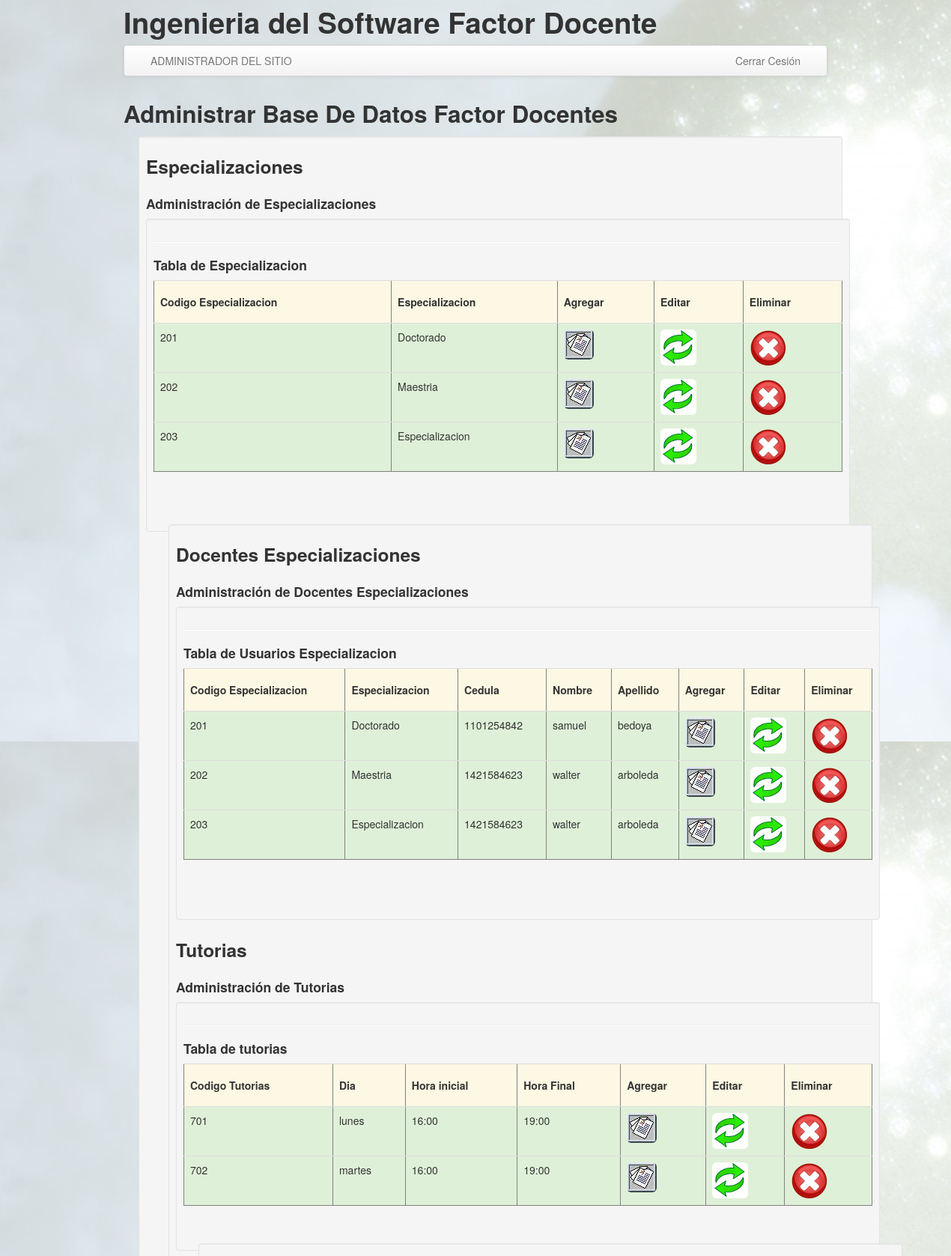
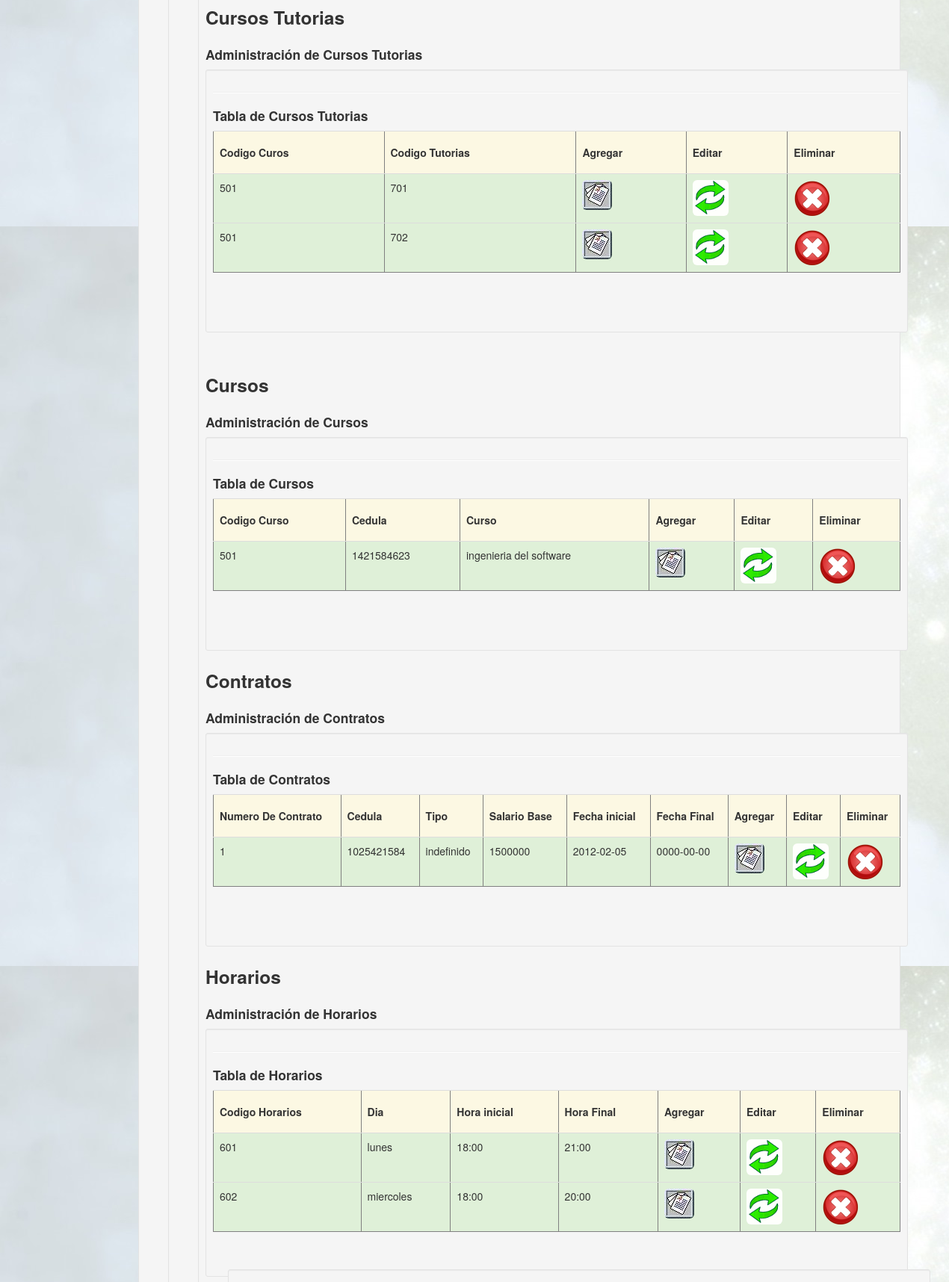
/adminenlaces.php (upper part), run on the app's committed database (2 pictures, top to bottom).
### tables this page shows
create table especializaciones
(codespecializacion int primary key,
especializacion varchar(30));

create table usuesp
(codespecializacion int,
cedula bigint,
primary key (codespecializacion,cedula),
foreign key (codespecializacion) references especializaciones(codespecializacion),
foreign key (cedula) references usuarios(cedula)
ON DELETE CASCADE ON UPDATE CASCADE
);

create table usuarios
(cedula bigint primary key,
contraseña varchar(20),
nombre1 varchar(10),
nombre2 varchar(10),
apellido1 varchar(10),
apellido2 varchar(10),
direccion varchar(30),
celular varchar(10),
fijo varchar(7));

create table tutorias
(codtutoria int primary key,
dia varchar(10),
horainicial varchar(20),
horafinal varchar(20));

create table curtu
(codcurso int,
codtutoria int,
primary key (codcurso,codtutoria),
foreign key (codtutoria) references tutorias(codtutoria),
foreign key (codcurso) references cursos(codcurso)
ON DELETE CASCADE ON UPDATE CASCADE
);

create table cursos
(codcurso int ,
cedula bigint,
curso varchar(50),
primary key (codcurso, cedula),
foreign key (cedula) references usuarios(cedula)
ON DELETE CASCADE ON UPDATE CASCADE
);

create table contratos
(numcontrato int,
cedula bigint,
tipo varchar (20),
salariobase bigint,
fechainicial date,
fechafinal date,
primary key (numcontrato,cedula),
foreign key (cedula) references usuarios(cedula)
ON DELETE CASCADE ON UPDATE CASCADE
);

create table horarios
(codhorario int primary key,
dia varchar(10),
horainicial varchar(20),
horafinal varchar(20));

### adminenlaces.php (the view, shortened to what this page needs)
<!DOCTYPE html>
<html lang="en">
  <head>
    <link href="bootstrap/css/bootstrap.min.css" rel="stylesheet"/>
  </head>
<body data-offset="40" background="images/fondotot.jpg" style="background-attachment: fixed">
<div class="container">
<header class="header">
<div class="row">
	<?php
	include("include/cabecera.php");
	?>
</div>
</header>
<div class="navbar">
  <div class="navbar-inner">
	<div class="container">
	  <div class="nav-collapse">
		<ul class="nav">
			<li class=""><a href="admin.php">ADMINISTRADOR DEL SITIO</a></li>
		</ul>
		<ul class="nav pull-right">
                    <li><a href="Login.php"> Cerrar Cesión </a></li>
		</ul>
	  </div>
	</div>
  </div>
</div>
<div class="row">
	<div class="span12">
		<div class="caption">
		<h2> Administrar Base De Datos Factor Docentes</h2>
					<div class="span12">
				<div class="well well-small">
					<h3>Especializaciones</h3>
					<div class="row">
	<div class="span12">
		<div class="caption">
		<h4> Administración de Especializaciones</h4>
		<div class="well well-small">
		<hr class="soft"/>
		<h4>Tabla de Especializacion</h4>
		<div class="row-fluid">
			<?php
				require("connect_db.php");
				$sql=("SELECT * FROM especializaciones");
				$query=mysqli_query($mysqli,$sql);
				echo "<table border='1'; class='table table-hover';>";
					echo "<tr class='warning'>";
						echo "<td><h5>Codigo Especializacion</h5></td>";
						echo "<td><h5>Especializacion</h5></td>";
                                                echo "<td><h5>Agregar</h5></td>";
                                                echo "<td><h5>Editar</h5></td>";
                                                echo "<td><h5>Eliminar</h5></td>";
					echo "</tr>";
			?>
			<?php
				 while($arreglo=mysqli_fetch_array($query)){
				  	echo "<tr class='success'>";
				    	echo "<td>$arreglo[0]</td>";
				    	echo "<td>$arreglo[1]</td>";
                                        echo "<td><a href='Agregar/AgregarEspecializaciones.php?id=$arreglo[0]'><img src='images/a15.jpg' class='img-rounded'></td>";
                                        echo "<td><a href='actualizar.php?id=$arreglo[0]'><img src='images/actualizar.gif' class='img-rounded'></td>";
						echo "<td><a href='admin.php?id=$arreglo[0]&idborrar=2'><img src='images/eliminar.png' class='img-rounded'/></a></td>";
					echo "</tr>";
				}
				echo "</table>";
			?>
			<div class="span8">
		</div>
		</div>
		<br/>
                <div class="span12">
				<div class="well well-small">
					<h3>Docentes Especializaciones</h3>
					<div class="row">
	<div class="span12">
		<div class="caption">
		<h4> Administración de Docentes Especializaciones</h4>
		<div class="well well-small">
		<hr class="soft"/>
		<h4>Tabla de Usuarios Especializacion</h4>
		<div class="row-fluid">
			<?php
				require("connect_db.php");
				$sql=("select e.codespecializacion,i.especializacion,e.cedula,j.nombre1,j.apellido1 from usuesp e , usuarios j, especializaciones i where
e.cedula=j.cedula and e.codespecializacion=i.codespecializacion ");
				$query=mysqli_query($mysqli,$sql);
				echo "<table border='1'; class='table table-hover';>";
					echo "<tr class='warning'>";
						echo "<td><h5>Codigo Especializacion</h5></td>";
                                                echo "<td><h5>Especializacion</h5></td>";
						echo "<td><h5>Cedula</h5></td>";
                                                echo "<td><h5>Nombre</h5></td>";
                                                echo "<td><h5>Apellido</h5></td>";
                                                echo "<td><h5>Agregar</h5></td>";
                                                echo "<td><h5>Editar</h5></td>";
                                                echo "<td><h5>Eliminar</h5></td>";
					echo "</tr>";
			?>
			<?php
				 while($arreglo=mysqli_fetch_array($query)){
				  	echo "<tr class='success'>";
				    	echo "<td>$arreglo[0]</td>";
				    	echo "<td>$arreglo[1]</td>";
                                        echo "<td>$arreglo[2]</td>";
                                        echo "<td>$arreglo[3]</td>";
                                        echo "<td>$arreglo[4]</td>";
                                        echo "<td><a href='Agregar/AgregarEspecializaciones.php?id=$arreglo[0]'><img src='images/a15.jpg' class='img-rounded'></td>";
                                        echo "<td><a href='actualizar.php?id=$arreglo[0]'><img src='images/actualizar.gif' class='img-rounded'></td>";
						echo "<td><a href='admin.php?id=$arreglo[0]&idborrar=2'><img src='images/eliminar.png' class='img-rounded'/></a></td>";
					echo "</tr>";
				}
				echo "</table>";
			?>
			<div class="span8">
		</div>
		</div>
		<br/>
		</div>
		<h3>Tutorias</h3>
		<div class="row">
		<div class="span12">
		<div class="caption">
		<h4> Administración de Tutorias</h4>
		<div class="well well-small">
		<hr class="soft"/>
		<h4>Tabla de tutorias</h4>
		<div class="row-fluid">
		<?php
				require("connect_db.php");
				$sql=("SELECT * FROM tutorias");
				$query=mysqli_query($mysqli,$sql);
				echo "<table border='1'; class='table table-hover';>";
					echo "<tr class='warning'>";
						echo "<td><h5>Codigo Tutorias</h5></td>";
						echo "<td><h5>Dia</h5></td>";
                                                echo "<td><h5>Hora inicial</h5></td>";
                                                echo "<td><h5>Hora Final</h5></td>";
                                                echo "<td><h5>Agregar</h5></td>";
                                                echo "<td><h5>Editar</h5></td>";
                                                echo "<td><h5>Eliminar</h5></td>";
						echo "</tr>";
                                    ?>
			<?php
				 while($arreglo=mysqli_fetch_array($query)){
				  	echo "<tr class='success'>";
				    	echo "<td>$arreglo[0]</td>";
				    	echo "<td>$arreglo[1]</td>";
                                        echo "<td>$arreglo[2]</td>";
                                        echo "<td>$arreglo[3]</td>";
                                        echo "<td><a href='Agregar/AgregarEspecializaciones.php?id=$arreglo[0]'><img src='images/a15.jpg' class='img-rounded'></td>";
				    	 echo "<td><a href='actualizar.php?id=$arreglo[0]'><img src='images/actualizar.gif' class='img-rounded'></td>";
						echo "<td><a href='admin.php?id=$arreglo[0]&idborrar=2'><img src='images/eliminar.png' class='img-rounded'/></a></td>";
					echo "</tr>";
				}
				echo "</table>";
			?>
		<div class="span8">
		</div>
		</div>
                  <div class="span12">
				<div class="well well-small">
					<h3>Cursos Tutorias</h3>
					<div class="row">
	<div class="span12">
		<div class="caption">
		<h4> Administración de Cursos Tutorias</h4>
		<div class="well well-small">
		<hr class="soft"/>
		<h4>Tabla de Cursos Tutorias</h4>
		<div class="row-fluid">
			<?php
				require("connect_db.php");
				$sql=("SELECT codcurso,codtutoria FROM curtu ");
				$query=mysqli_query($mysqli,$sql);
				echo "<table border='1'; class='table table-hover';>";
					echo "<tr class='warning'>";
						echo "<td><h5>Codigo Curos</h5></td>";
						echo "<td><h5>Codigo Tutorias</h5></td>";
                                                echo "<td><h5>Agregar</h5></td>";
                                                echo "<td><h5>Editar</h5></td>";
                                                echo "<td><h5>Eliminar</h5></td>";
					echo "</tr>";
			?>
			<?php
				 while($arreglo=mysqli_fetch_array($query)){
				  	echo "<tr class='success'>";
				    	echo "<td>$arreglo[0]</td>";
				    	echo "<td>$arreglo[1]</td>";
                                        echo "<td><a href='Agregar/AgregarEspecializaciones.php?id=$arreglo[0]'><img src='images/a15.jpg' class='img-rounded'></td>";
                                        echo "<td><a href='actualizar.php?id=$arreglo[0]'><img src='images/actualizar.gif' class='img-rounded'></td>";
						echo "<td><a href='admin.php?id=$arreglo[0]&idborrar=2'><img src='images/eliminar.png' class='img-rounded'/></a></td>";
					echo "</tr>";
				}
				echo "</table>";
			?>
			<div class="span8">
		</div>
		</div>
		<br/>
		</div>
		<br/>
		</div>
					<h3>Cursos</h3>
						<div class="row">
		<div class="span12">
		<div class="caption">
		<h4> Administración de Cursos</h4>
		<div class="well well-small">
		<hr class="soft"/>
		<h4>Tabla de Cursos</h4>
		<div class="row-fluid">
		<?php
				require("connect_db.php");
				$sql=("SELECT * FROM cursos");
				$query=mysqli_query($mysqli,$sql);
				echo "<table border='1'; class='table table-hover';>";
					echo "<tr class='warning'>";
						echo "<td><h5>Codigo Curso</h5></td>";
						echo "<td><h5>Cedula</h5></td>";
                                                echo "<td><h5>Curso</h5></td>";
                                               echo "<td><h5>Agregar</h5></td>";
                                                echo "<td><h5>Editar</h5></td>";
                                                echo "<td><h5>Eliminar</h5></td>";
                                                echo "</tr>";
                                    ?>
			<?php
				 while($arreglo=mysqli_fetch_array($query)){
				  	echo "<tr class='success'>";
				    	echo "<td>$arreglo[0]</td>";
				    	echo "<td>$arreglo[1]</td>";
                                        echo "<td>$arreglo[2]</td>";
                                        echo "<td><a href='Agregar/AgregarEspecializaciones.php?id=$arreglo[0]'><img src='images/a15.jpg' class='img-rounded'></td>";
                                        echo "<td><a href='actualizar.php?id=$arreglo[0]'><img src='images/actualizar.gif' class='img-rounded'></td>";
						echo "<td><a href='admin.php?id=$arreglo[0]&idborrar=2'><img src='images/eliminar.png' class='img-rounded'/></a></td>";
					echo "</tr>";
				}
				echo "</table>";
			?>
		<div class="span8">
		</div>
		</div>
		<br/>
		</div>
					<h3>Contratos</h3>
						<div class="row">
		<div class="span12">
		<div class="caption">
		<h4> Administración de Contratos</h4>
		<div class="well well-small">
		<hr class="soft"/>
		<h4>Tabla de Contratos</h4>
		<div class="row-fluid">
		<?php
				require("connect_db.php");
				$sql=("SELECT * FROM contratos");
				$query=mysqli_query($mysqli,$sql);
				echo "<table border='1'; class='table table-hover';>";
					echo "<tr class='warning'>";
						echo "<td><h5>Numero De Contrato</h5></td>";
						echo "<td><h5>Cedula</h5></td>";
                                                echo "<td><h5>Tipo</h5></td>";
                                                echo "<td><h5>Salario Base</h5></td>";
                                                echo "<td><h5>Fecha inicial</h5></td>";
                                                echo "<td><h5>Fecha Final</h5></td>";
                                                echo "<td><h5>Agregar</h5></td>";
                                                echo "<td><h5>Editar</h5></td>";
                                                echo "<td><h5>Eliminar</h5></td>";
						echo "</tr>";
                                    ?>
			<?php
				 while($arreglo=mysqli_fetch_array($query)){
				  	echo "<tr class='success'>";
				    	echo "<td>$arreglo[0]</td>";
				    	echo "<td>$arreglo[1]</td>";
                                        echo "<td>$arreglo[2]</td>";
                                        echo "<td>$arreglo[3]</td>";
                                        echo "<td>$arreglo[4]</td>";
                                        echo "<td>$arreglo[5]</td>";
                                        echo "<td><a href='Agregar/AgregarEspecializaciones.php?id=$arreglo[0]'><img src='images/a15.jpg' class='img-rounded'></td>";
                                          echo "<td><a href='actualizar.php?id=$arreglo[0]'><img src='images/actualizar.gif' class='img-rounded'></td>";
						echo "<td><a href='admin.php?id=$arreglo[0]&idborrar=2'><img src='images/eliminar.png' class='img-rounded'/></a></td>";
					echo "</tr>";
				}
				echo "</table>";
			?>
		<div class="span8">
		</div>
		</div>
		<br/>
		</div>
					<h3>Horarios</h3>
					<div class="row">
		<div class="span12">
		<div class="caption">
		<h4> Administración de Horarios</h4>
		<div class="well well-small">
		<hr class="soft"/>
		<h4>Tabla de Horarios</h4>
		<div class="row-fluid">
		<?php
				require("connect_db.php");
				$sql=("SELECT * FROM horarios");
				$query=mysqli_query($mysqli,$sql);
				echo "<table border='1'; class='table table-hover';>";
					echo "<tr class='warning'>";
						echo "<td><h5>Codigo Horarios</h5></td>";
						echo "<td><h5>Dia</h5></td>";
                                                echo "<td><h5>Hora inicial</h5></td>";
                                                echo "<td><h5>Hora Final</h5></td>";
                                               echo "<td><h5>Agregar</h5></td>";
                                                echo "<td><h5>Editar</h5></td>";
                                                echo "<td><h5>Eliminar</h5></td>";
						echo "</tr>";
                                    ?>
			<?php
				 while($arreglo=mysqli_fetch_array($query)){
				  	echo "<tr class='success'>";
				    	echo "<td>$arreglo[0]</td>";
				    	echo "<td>$arreglo[1]</td>";
                                        echo "<td>$arreglo[2]</td>";
                                        echo "<td>$arreglo[3]</td>";
                                        echo "<td><a href='Agregar/AgregarEspecializaciones.php?id=$arreglo[0]'><img src='images/a15.jpg' class='img-rounded'></td>";
                                          echo "<td><a href='actualizar.php?id=$arreglo[0]'><img src='images/actualizar.gif' class='img-rounded'></td>";
						echo "<td><a href='admin.php?id=$arreglo[0]&idborrar=2'><img src='images/eliminar.png' class='img-rounded'/></a></td>";
					echo "</tr>";
				}
				echo "</table>";
			?>
		<div class="span8">
		</div>
		</div>
             <div class="span12">
				<div class="well well-small">
  </body>
</html>

### include/cabecera.php
<!DOCTYPE html>
<h1 class="span">Ingenieria del Software Factor Docente</h1>

### data on the page
especializaciones: codespecializacion "201", especializacion "Doctorado"
especializaciones: codespecializacion "202", especializacion "Maestria"
especializaciones: codespecializacion "203", especializacion "Especializacion"
usuesp: codespecializacion "201", codespecializacion.especializacion "Doctorado", cedula "1101254842", cedula.nombre1 "samuel", cedula.apellido1 "bedoya"
usuesp: codespecializacion "202", codespecializacion.especializacion "Maestria", cedula "1421584623", cedula.nombre1 "walter", cedula.apellido1 "arboleda"
usuesp: codespecializacion "203", codespecializacion.especializacion "Especializacion", cedula "1421584623", cedula.nombre1 "walter", cedula.apellido1 "arboleda"
tutorias: codtutoria "701", dia "lunes", horainicial "16:00", horafinal "19:00"
tutorias: codtutoria "702", dia "martes", horainicial "16:00", horafinal "19:00"
curtu: codcurso "501", codtutoria "701"
curtu: codcurso "501", codtutoria "702"
cursos: codcurso "501", cedula "1421584623", curso "ingenieria del software"
contratos: numcontrato "1", cedula "1025421584", tipo "indefinido", salariobase "1500000", fechainicial "2012-02-05", fechafinal "0000-00-00"
horarios: codhorario "601", dia "lunes", horainicial "18:00", horafinal "21:00"
horarios: codhorario "602", dia "miercoles", horainicial "18:00", horafinal "20:00"
